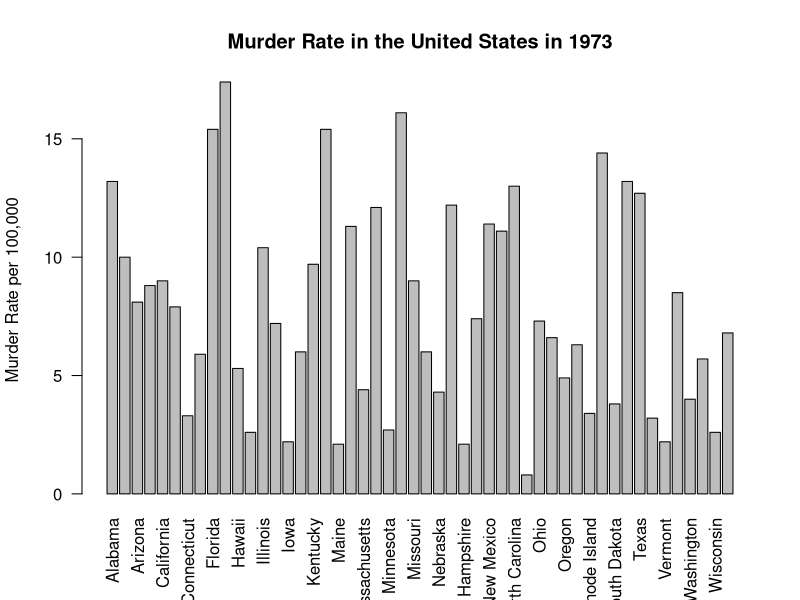

The R script that drew this image:
state.names = row.names(USArrests)
barplot(USArrests$Murder, names.arg = state.names, las = 2, ylab = "Murder Rate per 100,000", 
        main = "Murder Rate in the United States in 1973")